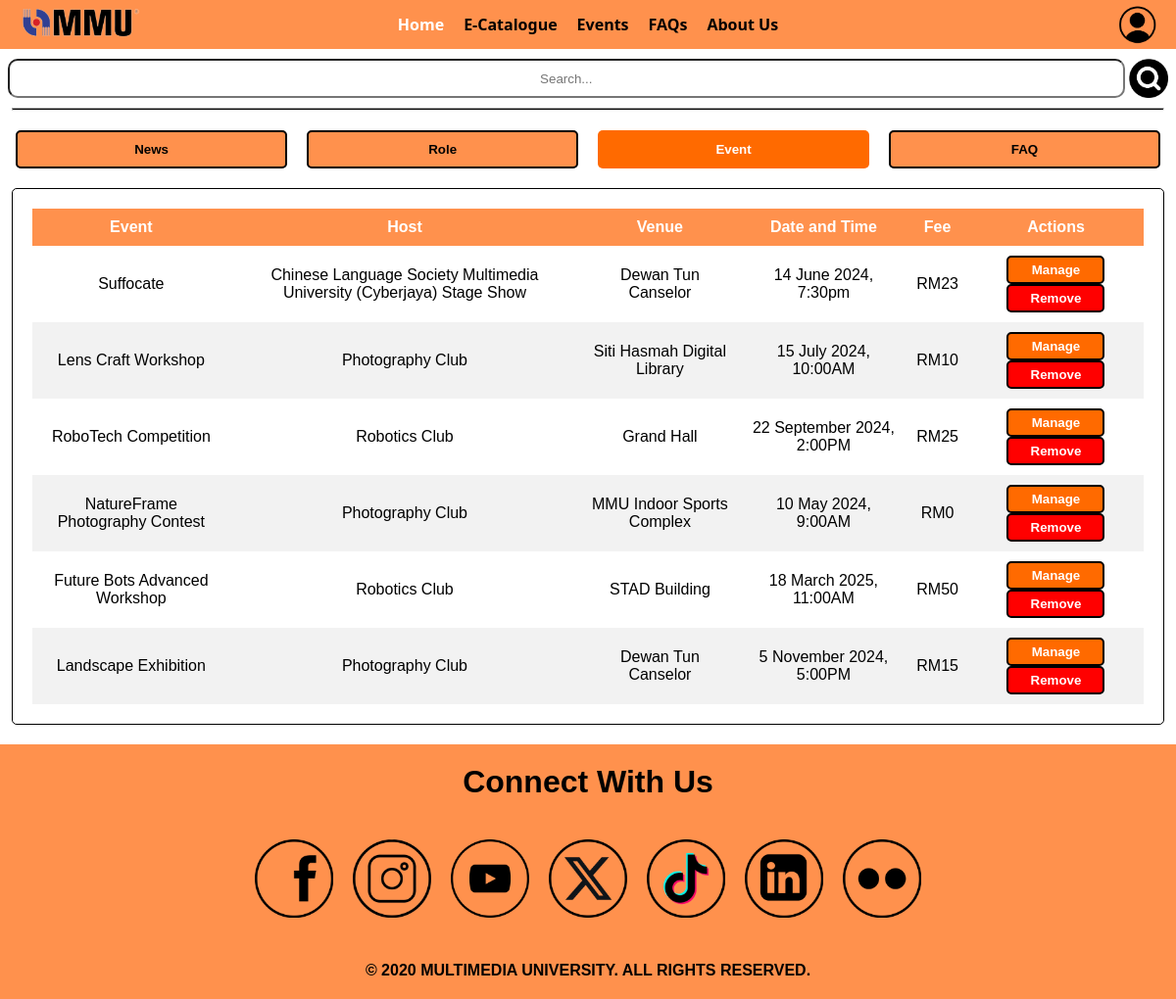
Page /manager.php?page=eventManager on the committed database.
### tables this page shows
CREATE TABLE `event` (
  `eventID` int(8) NOT NULL,
  `eventName` text NOT NULL,
  `eventFee` int(11) NOT NULL,
  `eventDate` date NOT NULL,
  `eventTime` text NOT NULL,
  `eventLocation` text NOT NULL,
  `eventCapacity` int(11) NOT NULL,
  `eventPicture` longblob NOT NULL,
  `eventDescription` text NOT NULL,
  `userID` int(8) NOT NULL
);

### manager.php (the view, shortened to what this page needs)
<?php
    $conn = OpenCon();
    if ($_GET['page'] == 'eventManager'){
        $event_sql = "SELECT * FROM event";
        $event_result = $conn->query($event_sql);
        $events = array();
        if ($event_result->num_rows > 0) {
            while ($row = $event_result->fetch_assoc()) {
                $eventId = $row['eventID'];
                $eventName = $row['eventName'];
                $eventFee = $row['eventFee'];
                $eventDate = $row['eventDate'];
                $eventTime = $row['eventTime'];
                $eventLocation = $row['eventLocation'];
                $eventCapacity = $row['eventCapacity'];
                $eventPicture = base64_encode($row['eventPicture']);
                $eventDescription = $row['eventDescription'];
                $hostId = $row['userID'];
                $event_sql_2 = "SELECT * FROM user WHERE userID = $hostId LIMIT 1";
                $event_result_2 = $conn->query($event_sql_2);
                $row_2 = $event_result_2->fetch_assoc();
                $hostName = $row_2['username'];
                $event = array(
                    'eventId' => $eventId,
                    'eventName' => $eventName,
                    'eventFee' => $eventFee,
                    'eventDate' => $newsDateFormatted = date('j F Y', strtotime($eventDate)),
                    'eventTime' => $eventTime,
                    'eventLocation' => $eventLocation,
                    'eventCapacity' => $eventCapacity,
                    'eventPicture' => $eventPicture,
                    'eventDescription' => $eventDescription,
                    'hostId' => $hostId,
                    'hostName' => $hostName
                );
                $events[] = $event;
            }
        }
    }
    function displayEvent($events){
        echo ("
            <div class='content-block'>
                <table>
                    <tr>
                        <th>Event</th>
                        <th>Host</th>
                        <th>Venue</th>
                        <th>Date and Time</th>
                        <th>Fee</th>
                        <th>Actions</th>
                    </tr>"
        );
        foreach($events as $event){
            echo("
                <tr>
                    <td>".$event['eventName']."</td>
                    <td>".$event['hostName']."</td>
                    <td>".$event['eventLocation']."</td>
                    <td>".$event['eventDate'].", ".$event['eventTime']."</td>
                    <td>RM".$event['eventFee']."</td>
                    <td>
                        <a href='manager.php?page=announcementManager&id=".$event['eventId']."'><button id='ManageButton'>Manage</button></a>
                        <button id='RemoveButton'>Remove</button>
                    </td>
                </tr>
            ");
        }
        echo ("
                </table>
            </div>
        ");
    }
?>
<!DOCTYPE html>
<html lang="en">
<head>
    <link rel="stylesheet" href="css/resetStyle.css">
    <link rel="stylesheet" href="css/headerStyle.css">
    <link rel="stylesheet" href="css/searchStyle.css">
    <link rel="stylesheet" href="css/footerStyle.css">
    <link rel="stylesheet" href="css/eventsStyle.css">
    <link rel="stylesheet" href="css/managerStyle.css">
</head>
<body>
    <?php include 'header.php' ?>
    <div class="search">
        <input type="text" id="searchBar" placeholder="Search...">
        <img src="images/searchIcon.png" alt="Search" id="searchIcon" onclick="searchEvents()"><hr>
    </div>
    <div class="main">
        <div class="buttons">
            <button id="NewsButton">News</button>
            <button id="RoleButton">Role</button>
            <button id="EventButton">Event</button>
            <button id="FAQButton">FAQ</button>
        </div>
        </div>
        <div class="content">
            <?php
                if(isset($_GET['page'])){
                    if ($_GET['page'] == 'newsManager'){
                        displayNews($news);
                    }
                    else if ($_GET['page'] == 'roleManager'){
                        displayRole($roles);
                    }
                    else if ($_GET['page'] == 'eventManager'){
                        displayEvent($events);
                    }
                }
            ?>
        </div>
    <?php include 'footer.php' ?>
</body>
</html>

### css/searchStyle.css (style rules this page uses)
.search { margin-top: 60px; text-align: center; }
.search input#searchBar { width: 95%; height: 40px; border-radius: 10px; text-align: center; display: inline-block; }
.search img#searchIcon { height: 40px; cursor: pointer; display: inline-block; vertical-align: middle; }
.search hr { width: 98%; margin: 10px auto; height: 3px; background-color: black; }

### css/managerStyle.css (style rules this page uses)
.main { display: flex; flex-direction: column; align-items: center; justify-content: center; margin-top: 20px; }
.buttons { display: flex; justify-content: center; margin-bottom: 20px; width: 99%; }
.buttons button { margin: 0 10px; padding: 10px 20px; border: none; border-radius: 5px; background-color: #ff914d; cursor: pointer; font-weight: bold; width: 25%; border: solid 2px black; }
.content { display: flex; flex-direction: column; align-items: center; justify-content: center; }
.content-block { width: 98%; padding: 20px; border: 1px solid #000000; border-radius: 5px; margin-bottom: 20px; }
table { width: 100%; border-collapse: collapse; }
th, td { padding: 10px; text-align: center; }
th { background-color: #ff914d; color: white; }
tr:nth-child(odd) { background-color: #f2f2f2; }
#ManageButton { padding: 5px 10px; border: 2px solid black; border-radius: 5px; cursor: pointer; color: white; font-weight: bold; width: 100px; background-color: #ff6a00; }
#RemoveButton { padding: 5px 10px; border: 2px solid black; border-radius: 5px; cursor: pointer; color: white; font-weight: bold; width: 100px; background-color: red; }

### rows in the picture
event: eventName "Suffocate", hostName "Chinese Language Society Multimedia University (Cyberjaya) Stage Show", eventLocation "Dewan Tun Canselor", eventDate "14 June 2024", eventTime "7:30pm", eventFee "23"
event: eventName "Lens Craft Workshop", hostName "Photography Club", eventLocation "Siti Hasmah Digital Library", eventDate "15 July 2024", eventTime "10:00AM", eventFee "10"
event: eventName "RoboTech Competition", hostName "Robotics Club", eventLocation "Grand Hall", eventDate "22 September 2024", eventTime "2:00PM", eventFee "25"
event: eventName "NatureFrame Photography Contest", hostName "Photography Club", eventLocation "MMU Indoor Sports Complex", eventDate "10 May 2024", eventTime "9:00AM", eventFee "0"
event: eventName "Future Bots Advanced Workshop", hostName "Robotics Club", eventLocation "STAD Building", eventDate "18 March 2025", eventTime "11:00AM", eventFee "50"
event: eventName "Landscape Exhibition", hostName "Photography Club", eventLocation "Dewan Tun Canselor", eventDate "5 November 2024", eventTime "5:00PM", eventFee "15"
